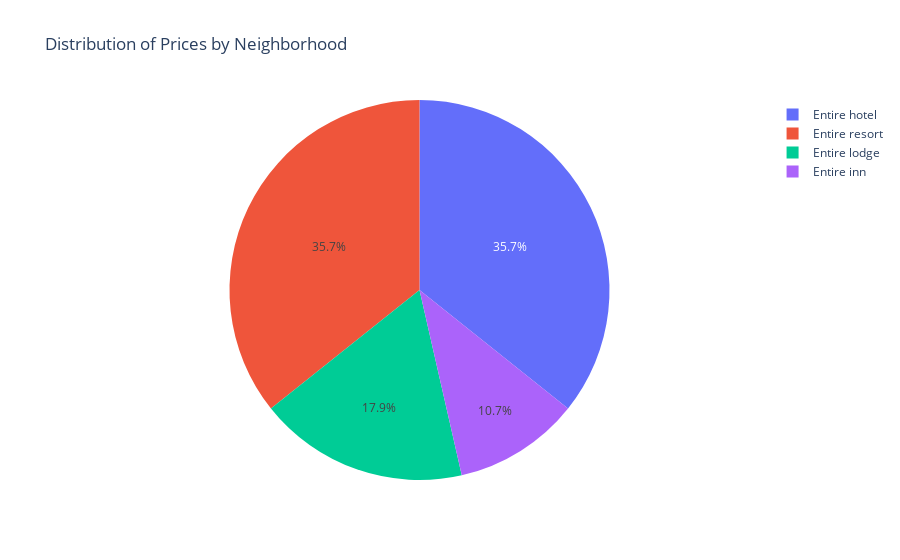

Here is the notebook cell this chart was saved with:
### Code cell
fig = px.pie(df, values='price', names='room_type', title="Distribution of Prices by Neighborhood")
fig.show()

### Figure 1 — Plotly figure (JSON) as saved in the notebook; plotly's stock layout.template omitted (floating-point values rounded to 4 significant figures)
{"data": [{"domain": {"x": [0, 1], "y": [0, 1]}, "hovertemplate": "room_type=%{label}<br>price=%{value}<extra></extra>", "labels": ["Entire hotel", "Entire resort", "Entire hotel", "Entire inn", "Entire lodge"], "legendgroup": "", "name": "", "showlegend": true, "type": "pie", "values": [300, 500, 200, 150, 250]}], "layout": {"autosize": true, "legend": {"tracegroupgap": 0}, "title": {"text": "Distribution of Prices by Neighborhood"}}}
